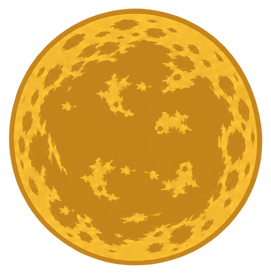
#> input picture art-source/night/moon_ref.png, 271 x 274 px
$ python moon_from_ref.py
#> lines starting #> are read from the running program, lines starting #| are printed output that depends on the picture; after the words box and inside, x2 and y2 are one past the last pixel; in counts of white or black regions, pixels touching at a corner belong together
# Night moon from the owner's cratered yellow moon (moon_ref.png, Nov 4 2026): its yellow is mapped by brightness onto
# a cream ramp (so the craters keep their shading), then shrunk to a pixel-art size. Run AFTER night_cut.py (which
# writes a flat moon.png): python3 -I art-source/night/moon_from_ref.py
import os, numpy as np
from PIL import Image
here = os.path.dirname(os.path.abspath(__file__))
im = Image.open(os.path.join(here, 'moon_ref.png')).convert('RGBA')
#> im is the input picture: PIL image 271x274 RGBA; mean R, G, B, A 150.3, 106.2, 23.6, 174.2
a = np.array(im).astype(float)
al = a[..., 3] > 0
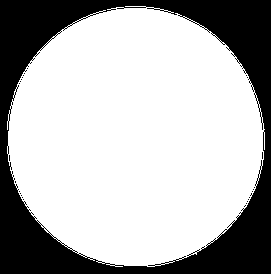
#> al: shape (274, 271) bool; 70.5% white; 26 black regions (25 under 20 px), largest, box (x1, y1, x2, y2) and area: (0, 0, 271, 274) 21848
lum = a[..., :3] @ np.array([0.3, 0.59, 0.11])
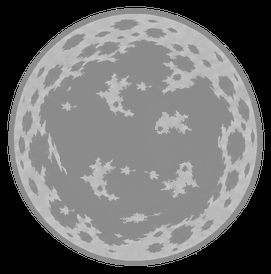
#> lum: shape (274, 271) float64; min 0, max 197.9, mean 110.3
lo, hi = np.percentile(lum[al], 3), np.percentile(lum[al], 97)
#> lo = 139.5; hi = 195
t = (np.clip((lum - lo) / (hi - lo), 0, 1) ** 1.2)[..., None]
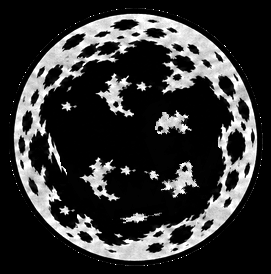
#> t: shape (274, 271, 1) float64; min 0, max 1, mean 0.204
dark, light = np.array([208, 204, 170.]), np.array([252, 248, 224.])
rgb = dark + (light - dark) * t
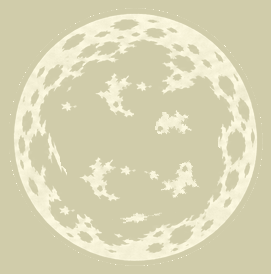
#> rgb: shape (274, 271, 3) float64; mean of channels 0, 1, 2 217, 213, 181; drawn as R, G, B
out = np.dstack([rgb, a[..., 3]]).astype(np.uint8)
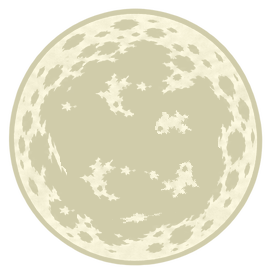
#> out: shape (274, 271, 4); mean of channels 0, 1, 2, 3 216.8, 212.8, 180.8, 174.2; transparent parts drawn white
img = Image.fromarray(out, 'RGBA')
img = img.crop(img.getbbox())  # tight on the disc
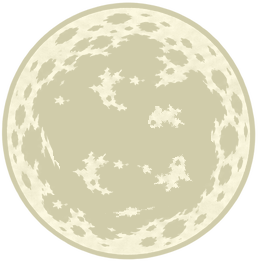
#> img: PIL image 258x261 RGBA; mean R, G, B, A 217.7, 213.7, 181.9, 192.1; transparent parts drawn white
W = 256
# smooth like the Halloween moon: a big picture with soft (anti-aliased) edges, not shrunk to chunky pixels
img = img.resize((W, W), Image.LANCZOS)
#> img: PIL image 256x256 RGBA
Image.fromarray(np.array(img), 'RGBA').save(os.path.join(here, '..', '..', 'www', 'assets', 'night', 'moon.png'))
